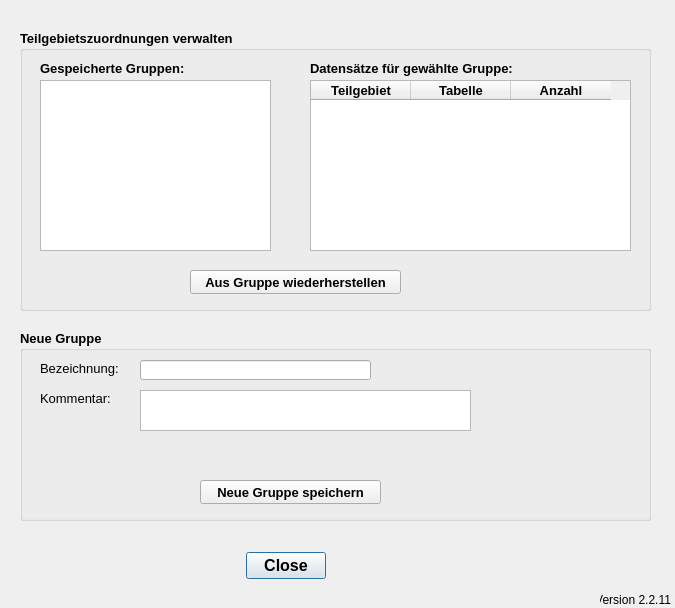
<?xml version="1.0" encoding="UTF-8"?>
<ui version="4.0">
 <class>ConnectDialogBase</class>
 <widget class="QDialog" name="ConnectDialogBase">
  <property name="geometry">
   <rect>
    <x>0</x>
    <y>0</y>
    <width>675</width>
    <height>608</height>
   </rect>
  </property>
  <property name="windowTitle">
   <string>Aus Verbindungslinien zugeordnete Haltungen in Flächen eintragen</string>
  </property>
  <widget class="QDialogButtonBox" name="button_box">
   <property name="geometry">
    <rect>
     <x>240</x>
     <y>550</y>
     <width>91</width>
     <height>31</height>
    </rect>
   </property>
   <property name="font">
    <font>
     <pointsize>12</pointsize>
     <weight>75</weight>
     <bold>true</bold>
    </font>
   </property>
   <property name="toolTip">
    <string>&lt;html&gt;&lt;head/&gt;&lt;body&gt;&lt;p&gt;Datenimport starten ...&lt;/p&gt;&lt;/body&gt;&lt;/html&gt;</string>
   </property>
   <property name="orientation">
    <enum>Qt::Horizontal</enum>
   </property>
   <property name="standardButtons">
    <set>QDialogButtonBox::Close</set>
   </property>
   <property name="centerButtons">
    <bool>true</bool>
   </property>
  </widget>
  <widget class="QGroupBox" name="groupBox_2">
   <property name="geometry">
    <rect>
     <x>20</x>
     <y>30</y>
     <width>631</width>
     <height>281</height>
    </rect>
   </property>
   <property name="font">
    <font>
     <pointsize>10</pointsize>
     <weight>75</weight>
     <bold>true</bold>
    </font>
   </property>
   <property name="title">
    <string>Teilgebietszuordnungen verwalten</string>
   </property>
   <widget class="QListWidget" name="lw_gruppen">
    <property name="geometry">
     <rect>
      <x>20</x>
      <y>50</y>
      <width>231</width>
      <height>171</height>
     </rect>
    </property>
    <property name="toolTip">
     <string extracomment="Auswahl der zu bearbeitenden Teilgebiete. Alle auswählen mit [Strg]+A"/>
    </property>
    <property name="statusTip">
     <string extracomment="Auswahl der zu bearbeitenden Teilgebiete. Alle auswählen mit [Strg]+A"/>
    </property>
    <property name="selectionMode">
     <enum>QAbstractItemView::SingleSelection</enum>
    </property>
   </widget>
   <widget class="QLabel" name="label">
    <property name="geometry">
     <rect>
      <x>20</x>
      <y>30</y>
      <width>171</width>
      <height>16</height>
     </rect>
    </property>
    <property name="text">
     <string>Gespeicherte Gruppen:</string>
    </property>
   </widget>
   <widget class="QTableWidget" name="tw_gruppenattr">
    <property name="geometry">
     <rect>
      <x>290</x>
      <y>50</y>
      <width>321</width>
      <height>171</height>
     </rect>
    </property>
    <property name="selectionBehavior">
     <enum>QAbstractItemView::SelectRows</enum>
    </property>
    <property name="columnCount">
     <number>3</number>
    </property>
    <attribute name="horizontalHeaderMinimumSectionSize">
     <number>15</number>
    </attribute>
    <column>
     <property name="text">
      <string>Teilgebiet</string>
     </property>
    </column>
    <column>
     <property name="text">
      <string>Tabelle</string>
     </property>
    </column>
    <column>
     <property name="text">
      <string>Anzahl</string>
     </property>
    </column>
   </widget>
   <widget class="QLabel" name="label_2">
    <property name="geometry">
     <rect>
      <x>290</x>
      <y>30</y>
      <width>321</width>
      <height>16</height>
     </rect>
    </property>
    <property name="text">
     <string>Datensätze für gewählte Gruppe:</string>
    </property>
   </widget>
   <widget class="QPushButton" name="pb_reloadgroup">
    <property name="geometry">
     <rect>
      <x>170</x>
      <y>240</y>
      <width>211</width>
      <height>24</height>
     </rect>
    </property>
    <property name="font">
     <font>
      <pointsize>10</pointsize>
      <weight>75</weight>
      <bold>true</bold>
     </font>
    </property>
    <property name="text">
     <string>Aus Gruppe wiederherstellen</string>
    </property>
   </widget>
  </widget>
  <widget class="QGroupBox" name="groupBox_4">
   <property name="geometry">
    <rect>
     <x>20</x>
     <y>330</y>
     <width>631</width>
     <height>191</height>
    </rect>
   </property>
   <property name="font">
    <font>
     <pointsize>10</pointsize>
     <weight>75</weight>
     <bold>true</bold>
    </font>
   </property>
   <property name="title">
    <string>Neue Gruppe</string>
   </property>
   <widget class="QLineEdit" name="tf_newgroup">
    <property name="geometry">
     <rect>
      <x>120</x>
      <y>30</y>
      <width>231</width>
      <height>20</height>
     </rect>
    </property>
   </widget>
   <widget class="QLabel" name="label_4">
    <property name="geometry">
     <rect>
      <x>20</x>
      <y>30</y>
      <width>81</width>
      <height>16</height>
     </rect>
    </property>
    <property name="font">
     <font>
      <pointsize>10</pointsize>
      <weight>50</weight>
      <bold>false</bold>
     </font>
    </property>
    <property name="text">
     <string>Bezeichnung:</string>
    </property>
   </widget>
   <widget class="QLabel" name="label_5">
    <property name="geometry">
     <rect>
      <x>20</x>
      <y>60</y>
      <width>81</width>
      <height>16</height>
     </rect>
    </property>
    <property name="font">
     <font>
      <pointsize>10</pointsize>
      <weight>50</weight>
      <bold>false</bold>
     </font>
    </property>
    <property name="text">
     <string>Kommentar:</string>
    </property>
   </widget>
   <widget class="QTextEdit" name="tf_kommentar">
    <property name="geometry">
     <rect>
      <x>120</x>
      <y>60</y>
      <width>331</width>
      <height>41</height>
     </rect>
    </property>
   </widget>
   <widget class="QPushButton" name="pb_storegroup">
    <property name="geometry">
     <rect>
      <x>180</x>
      <y>150</y>
      <width>181</width>
      <height>24</height>
     </rect>
    </property>
    <property name="font">
     <font>
      <pointsize>10</pointsize>
      <weight>75</weight>
      <bold>true</bold>
     </font>
    </property>
    <property name="text">
     <string>Neue Gruppe speichern</string>
    </property>
   </widget>
  </widget>
  <widget class="QLabel" name="lb_version">
   <property name="geometry">
    <rect>
     <x>600</x>
     <y>590</y>
     <width>71</width>
     <height>20</height>
    </rect>
   </property>
   <property name="toolTip">
    <string>Version QKan Import</string>
   </property>
   <property name="text">
    <string>Version 2.2.11</string>
   </property>
   <property name="alignment">
    <set>Qt::AlignRight|Qt::AlignTrailing|Qt::AlignVCenter</set>
   </property>
  </widget>
 </widget>
 <resources/>
 <connections>
  <connection>
   <sender>button_box</sender>
   <signal>accepted()</signal>
   <receiver>ConnectDialogBase</receiver>
   <slot>accept()</slot>
   <hints>
    <hint type="sourcelabel">
     <x>265</x>
     <y>205</y>
    </hint>
    <hint type="destinationlabel">
     <x>275</x>
     <y>117</y>
    </hint>
   </hints>
  </connection>
  <connection>
   <sender>button_box</sender>
   <signal>rejected()</signal>
   <receiver>ConnectDialogBase</receiver>
   <slot>reject()</slot>
   <hints>
    <hint type="sourcelabel">
     <x>265</x>
     <y>205</y>
    </hint>
    <hint type="destinationlabel">
     <x>275</x>
     <y>117</y>
    </hint>
   </hints>
  </connection>
 </connections>
</ui>
